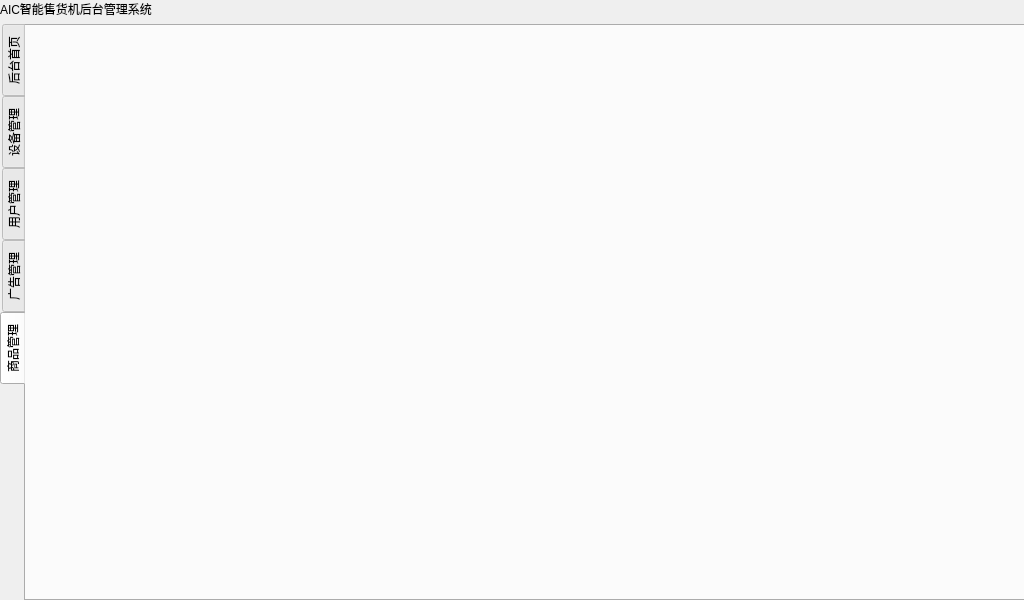
<?xml version="1.0" encoding="UTF-8"?>
<ui version="4.0">
 <class>Menu</class>
 <widget class="QWidget" name="Menu">
  <property name="geometry">
   <rect>
    <x>0</x>
    <y>0</y>
    <width>1024</width>
    <height>600</height>
   </rect>
  </property>
  <property name="minimumSize">
   <size>
    <width>1024</width>
    <height>600</height>
   </size>
  </property>
  <property name="maximumSize">
   <size>
    <width>1024</width>
    <height>600</height>
   </size>
  </property>
  <property name="windowTitle">
   <string>Form</string>
  </property>
  <widget class="QWidget" name="verticalLayoutWidget">
   <property name="geometry">
    <rect>
     <x>0</x>
     <y>0</y>
     <width>1031</width>
     <height>601</height>
    </rect>
   </property>
   <layout class="QVBoxLayout" name="verticalLayout">
    <item>
     <widget class="QLabel" name="title_lb">
      <property name="sizePolicy">
       <sizepolicy hsizetype="Minimum" vsizetype="Maximum">
        <horstretch>0</horstretch>
        <verstretch>0</verstretch>
       </sizepolicy>
      </property>
      <property name="text">
       <string>AIC智能售货机后台管理系统</string>
      </property>
     </widget>
    </item>
    <item>
     <widget class="QTabWidget" name="tabWidget">
      <property name="focusPolicy">
       <enum>Qt::NoFocus</enum>
      </property>
      <property name="tabPosition">
       <enum>QTabWidget::West</enum>
      </property>
      <property name="tabShape">
       <enum>QTabWidget::Rounded</enum>
      </property>
      <property name="currentIndex">
       <number>4</number>
      </property>
      <widget class="QWidget" name="frontPage_tab">
       <attribute name="title">
        <string>后台首页</string>
       </attribute>
      </widget>
      <widget class="QWidget" name="devManager_tab">
       <attribute name="title">
        <string>设备管理</string>
       </attribute>
      </widget>
      <widget class="QWidget" name="userManager_tab">
       <attribute name="title">
        <string>用户管理</string>
       </attribute>
      </widget>
      <widget class="QWidget" name="advManager_tab">
       <attribute name="title">
        <string>广告管理</string>
       </attribute>
      </widget>
      <widget class="QWidget" name="goodsManager_tab">
       <attribute name="title">
        <string>商品管理</string>
       </attribute>
      </widget>
     </widget>
    </item>
   </layout>
  </widget>
 </widget>
 <resources/>
 <connections/>
</ui>
